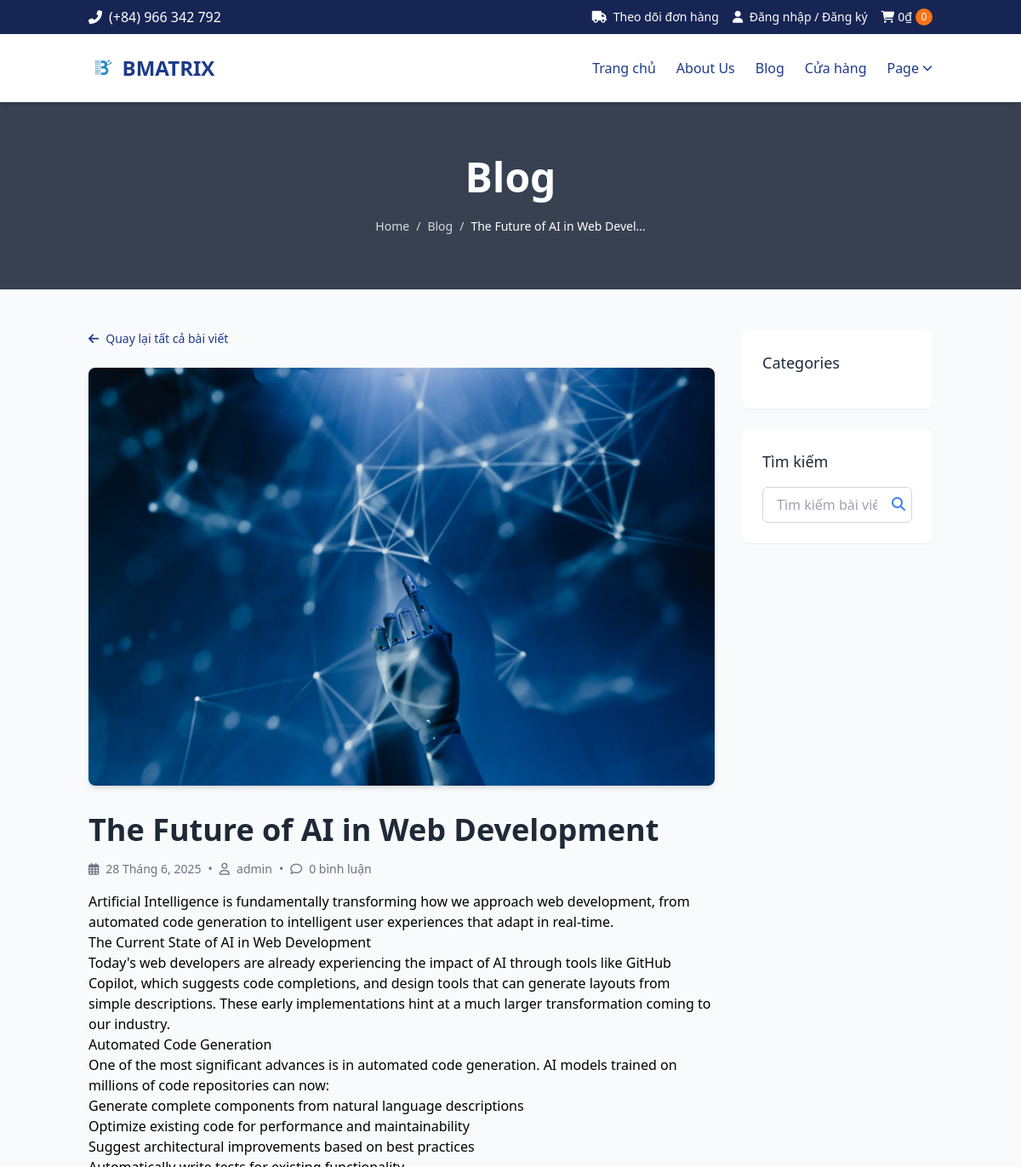
The page /blog/the-future-of-ai-in-web-development/ (upper part) on the database as committed earlier.
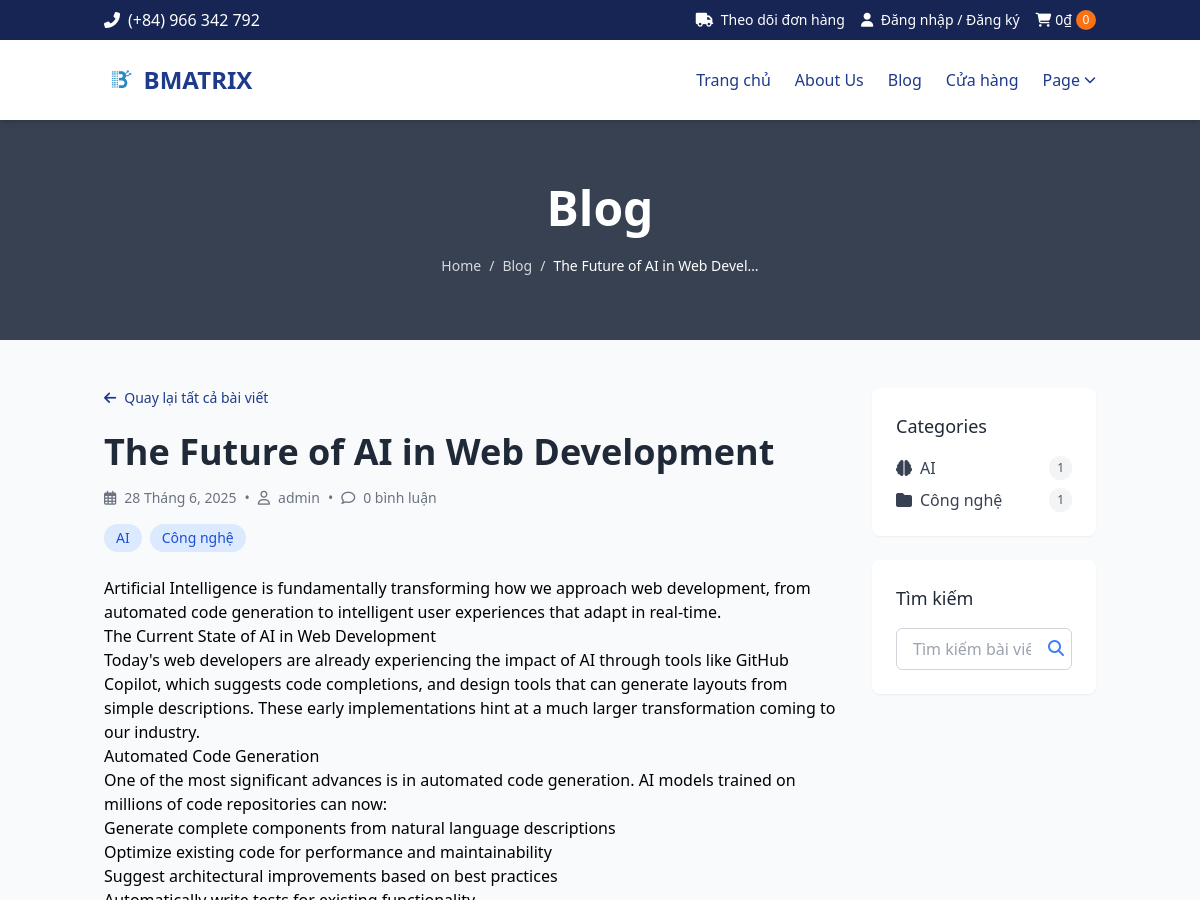
The same page on the database as committed later.
### blog/models.py (models this page shows, shortened)
class Post(models.Model):
    author = models.ForeignKey(User, on_delete=models.CASCADE)
    title = models.CharField(max_length=200)
    slug = models.SlugField(unique=True)
    content = models.TextField()
    categories = models.ManyToManyField(Category, related_name='posts', blank=True)
    created_at = models.DateTimeField(auto_now_add=True)
    published = models.BooleanField(default=True)
    image = models.ImageField(upload_to='blog/%Y/%m/', blank=True, null=True)
    def get_related_posts(self):
        if self.categories.exists():
            related_posts = Post.objects.filter(
                categories__in=self.categories.all()
            ).exclude(id=self.id).filter(published=True).distinct()[:3]
            if related_posts.count() >= 3:
                return related_posts
        author_posts = Post.objects.filter(
            Q(author=self.author) & ~Q(id=self.id) & Q(published=True)
        )
        if self.categories.exists():
            combined_posts = list(related_posts) + list(author_posts.exclude(id__in=related_posts.values_list('id', flat=True)))[:3]
        else:
            combined_posts = list(author_posts)[:3]
        if len(combined_posts) < 3:
            more_posts = Post.objects.filter(
                ~Q(id=self.id) & ~Q(id__in=[p.id for p in combined_posts]) & Q(published=True)
            ).order_by('-created_at')[:3-len(combined_posts)]
            combined_posts = combined_posts + list(more_posts)
        return combined_posts[:3]

class Category(models.Model):
    name = models.CharField(max_length=100)
    slug = models.SlugField(unique=True)
    description = models.TextField(blank=True)
    class Meta:
        verbose_name_plural = 'Categories'
        ordering = ['name']

### blog/views.py (the view, shortened to what this page needs)
# urls.py: path('<slug:slug>/', views.post_detail, name='post_detail'),
def post_detail(request, slug):
    post = get_object_or_404(Post, slug=slug, published=True)
    categories = Category.objects.annotate(post_count=Count('posts')).order_by('name')
    return render(request, 'blog/post_detail.html', {
        'post': post,
        'categories': categories
    })

### cart/context_processors.py (called while the page is built, shortened)
def cart_context(request):
    cart_count = 0
    cart_total = 0
    if request.user.is_authenticated:
        try:
            cart = Cart.objects.get(user=request.user)
            cart_items = CartItem.objects.filter(cart=cart)
            cart_count = cart_items.count()
            cart_total = sum(item.product.price * item.quantity for item in cart_items)
        except Cart.DoesNotExist:
            pass
    else:
        cart_id = request.session.get('cart_id')
    return {
        'cart_count': cart_count,
        'cart_total': cart_total,
    }

### shop/templatetags/shop_tags.py (called while the page is built)
@register.filter(name='format_price')
def format_price(value):
    if value is None:
        return '0'
    try:
        value_int = int(float(value))
        value_str = str(value_int)
        result = ''
        for i, char in enumerate(reversed(value_str)):
            if i > 0 and i % 3 == 0:
                result = '.' + result
            result = char + result
        return result
    except (ValueError, TypeError):
        return str(value)

### templates/blog/post_detail.html (shortened to what the changed rows need)
{% extends 'base.html' %}
{% block content %}
<div class="bg-gray-700 py-16 text-center">
    <div class="container mx-auto px-4">
        <h1 class="text-5xl font-bold text-white mb-6">Blog</h1>
        <div class="flex items-center justify-center text-white/80 text-sm">
            <a href="{% url 'shop:home' %}" class="hover:text-white">Home</a>
            <span class="mx-2">/</span>
            <a href="{% url 'blog:post_list' %}" class="hover:text-white">Blog</a>
            <span class="mx-2">/</span>
            <span class="text-white">{{ post.title|truncatechars:30 }}</span>
        </div>
    </div>
</div>
<div class="container mx-auto px-4 py-12">
    <div class="grid grid-cols-1 md:grid-cols-4 gap-8">
        <div class="md:col-span-3">
            <div class="mb-6">
                <a href="{% url 'blog:post_list' %}" class="text-primary hover:text-secondary flex items-center text-sm">
                </a>
            </div>
            {% if post.image %}
            <div class="mb-8 rounded-lg overflow-hidden shadow-md">
                <img src="{{ post.image.url }}" alt="{{ post.title }}" class="w-full h-auto">
            </div>
            {% endif %}
            <h1 class="text-3xl md:text-4xl font-bold text-gray-800 mb-4">{{ post.title }}</h1>
            <div class="flex items-center mb-4 text-sm text-gray-500">
                <i class="far fa-calendar-alt mr-2"></i>
                <span>{{ post.created_at|date:"d M, Y" }}</span>
                <span class="mx-2">•</span>
                <i class="far fa-user mr-2"></i>
                <span>{{ post.author.username }}</span>
                <span class="mx-2">•</span>
                <i class="far fa-comment mr-2"></i>
                <span>{{ post.comments.count }} bình luận</span>
            </div>
            {% if post.categories.exists %}
            <div class="mb-6 flex flex-wrap gap-2">
                {% for category in post.categories.all %}
                <a href="{% url 'blog:post_list' %}?category={{ category.slug }}"
                   class="text-sm bg-blue-100 text-blue-700 px-3 py-1 rounded-full hover:bg-blue-200 transition">
                    {{ category.name }}
                </a>
                {% endfor %}
            </div>
            {% endif %}
            <article class="prose prose-lg max-w-none mb-12">
                {{ post.content|linebreaks }}
            </article>
        </div>
        <div class="md:col-span-1">
            <div class="bg-white rounded-lg shadow-sm p-6 mb-6">
                <ul class="space-y-2">
                    {% for category in categories %}
                    <li>
                        <a href="{% url 'blog:post_list' %}?category={{ category.slug }}"
                           class="text-gray-700 hover:text-blue-600 flex items-center justify-between">
                            <div class="flex items-center">
                                <span class="mr-2">
                                    {% if 'ai' in category.slug or 'machine-learning' in category.slug %}
                                    <i class="fas fa-brain"></i>
                                    {% elif 'web' in category.slug %}
                                    <i class="fas fa-code"></i>
                                    {% elif 'mobile' in category.slug or 'app' in category.slug %}
                                    <i class="fas fa-mobile-alt"></i>
                                    {% elif 'database' in category.slug or 'data' in category.slug %}
                                    <i class="fas fa-database"></i>
                                    {% elif 'architecture' in category.slug or 'system' in category.slug %}
                                    <i class="fas fa-server"></i>
                                    {% elif 'security' in category.slug %}
                                    <i class="fas fa-shield-alt"></i>
                                    {% elif 'cloud' in category.slug %}
                                    <i class="fas fa-cloud"></i>
                                    {% elif 'game' in category.slug %}
                                    <i class="fas fa-gamepad"></i>
                                    {% else %}
                                    <i class="fas fa-folder"></i>
                                    {% endif %}
                                </span>
                                {{ category.name }}
                            </div>
                            <span class="bg-gray-100 text-gray-600 text-xs rounded-full px-2 py-1">{{ category.post_count }}</span>
                        </a>
                    </li>
                    {% endfor %}
                </ul>
            </div>
        </div>
    </div>
</div>
{% endblock %}

Rows that differ between the two databases and show on the page:
changed Post "The Future of AI in Web Development": image: picture removed
added Category: name "AI", slug "ai" (drawn), post_count "1"
added Category: name "Công nghệ", slug "cong-nghe" (drawn), post_count "1"
